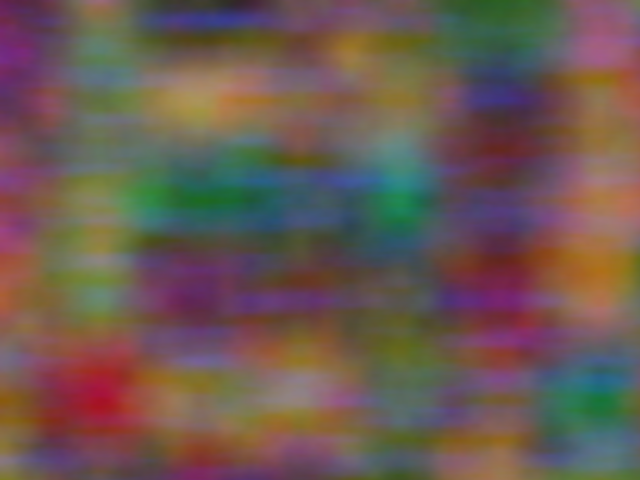
Frame 1 (no input)
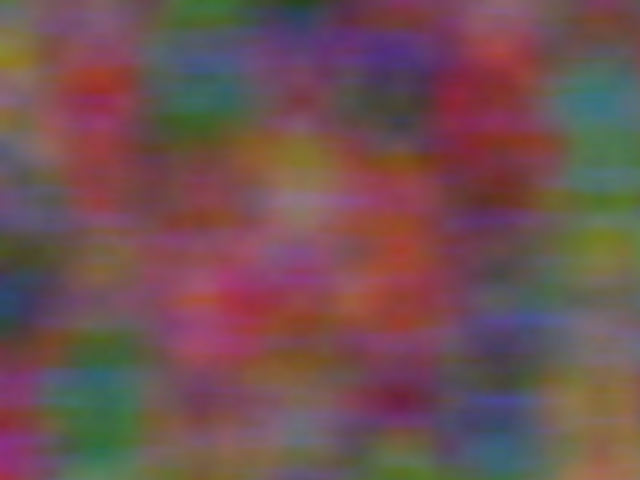
Frame 60 (the mouse pressed at the canvas centre just before this capture)
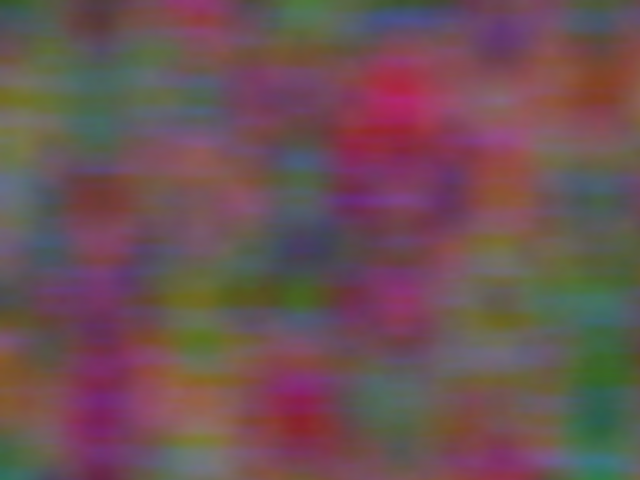
Frame 120 (the mouse held since frame 60 and released just before this capture)

The Processing sketch that drew these frames (run headless with seeded random() and noise(); from frame 60 on, the mouse is pressed at the canvas centre):

// Processing sketch: exer_I_9
// ── exer_I_9.pde
/* Rilla's solution to exercise I.9 of Daniel Shiffman's Nature of Code

Exercise I.9
Add a third argument to noise that increments once per cycle through draw() 
to animate the two-dimensional noise. */

float zoff;

void setup() {
  size(640, 480);
  
  // zoff will be the 3rd argument passed into noise
  zoff = 1000.0;
}

void draw() {

  loadPixels();
  float xoff = 0.0;
  
  // 6 octaves, with each octave having 40% impact of the one immediately below it
  noiseDetail(6, 0.4);

  for (int x = 0; x < width; x++) {
    
    float yoff = 0.0;

    for (int y = 0; y < height; y++) {
      
      // determine separate vals for r, g, b based on variations of xoff and yoff fed into noise
      float r = map(noise(xoff, yoff, zoff), 0, 1, 0, 255);
      float g = map(noise(xoff+5, yoff, zoff), 0, 1, 0, 200);
      float b = map(noise(xoff, yoff*5, zoff), 0, 1, 0, 200);
      
      pixels[x + y*width] = color(r, g, b);
      
      // setting the y increment to be bigger than x increment creates horizontal bands look
      yoff += 0.01;
    }
    xoff += 0.01;
  }
  updatePixels();
  
  // update zoff once per draw cycle
  zoff += 0.03;
}
